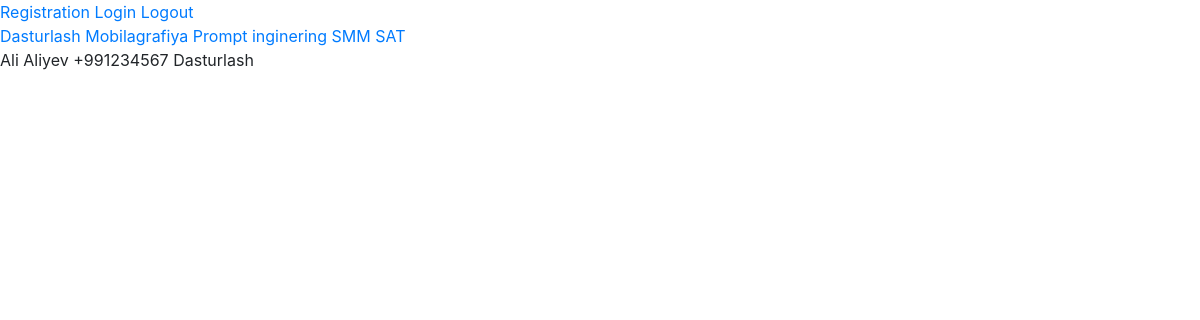
Screenshot of /student/1/ with the database file from the repository.
### main/models.py (models this page shows, shortened)
class Course(models.Model):
    name = models.CharField(max_length=200)
    description = models.TextField(blank=True, null=True)
    def __str__(self):
        return self.name

class Student(models.Model):
    full_name = models.CharField(max_length=200)
    phone = models.TextField()
    course = models.ForeignKey(Course, on_delete=models.CASCADE)

### main/views.py (the view)
# urls.py: path('student/<int:student_id>/',student_detail, name='student_detail'),
def student_detail(request, student_id):
    courses = Course.objects.all()
    student = get_object_or_404(Student, id=student_id)
    context = {
        'courses':courses,
        'student': student,
    }
    return render(request, 'main/student_detail.html', context)

### templates/main/student_detail.html (shortened to what this page needs)
{% extends 'base.html'%}
{% block main%}
{{ student.full_name }}
{{ student.phone }}
{{ student.course }}
{% endblock main %}

### templates/base.html (shortened to what this page needs)
<!DOCTYPE html>
<html lang="en">
<head>
   {% include 'boostrap/_style.html' %}
</head>
<body>
<div>
    <a href=" {% url 'register' %} ">Registration</a>
    <a href=" {% url 'login' %} ">Login</a>
    <a href=" {% url 'logout' %} ">Logout</a>
</div>
    {% for course in courses %}
    <h> <a href="{% url 'course_students' course.id %}">{{course.name}}</a>
    </h>
    {% endfor %}
<div>
    {% block main %}
    {% endblock main %}
</div>
{% include 'boostrap/_js.html' %}
</body>
</html>

### rows the page displays
Course: name "Dasturlash"
Course: name "Mobilagrafiya"
Course: name "Prompt inginering"
Course: name "SMM"
Course: name "SAT"
Student: full_name "Ali Aliyev", phone "+991234567", course "Dasturlash"
